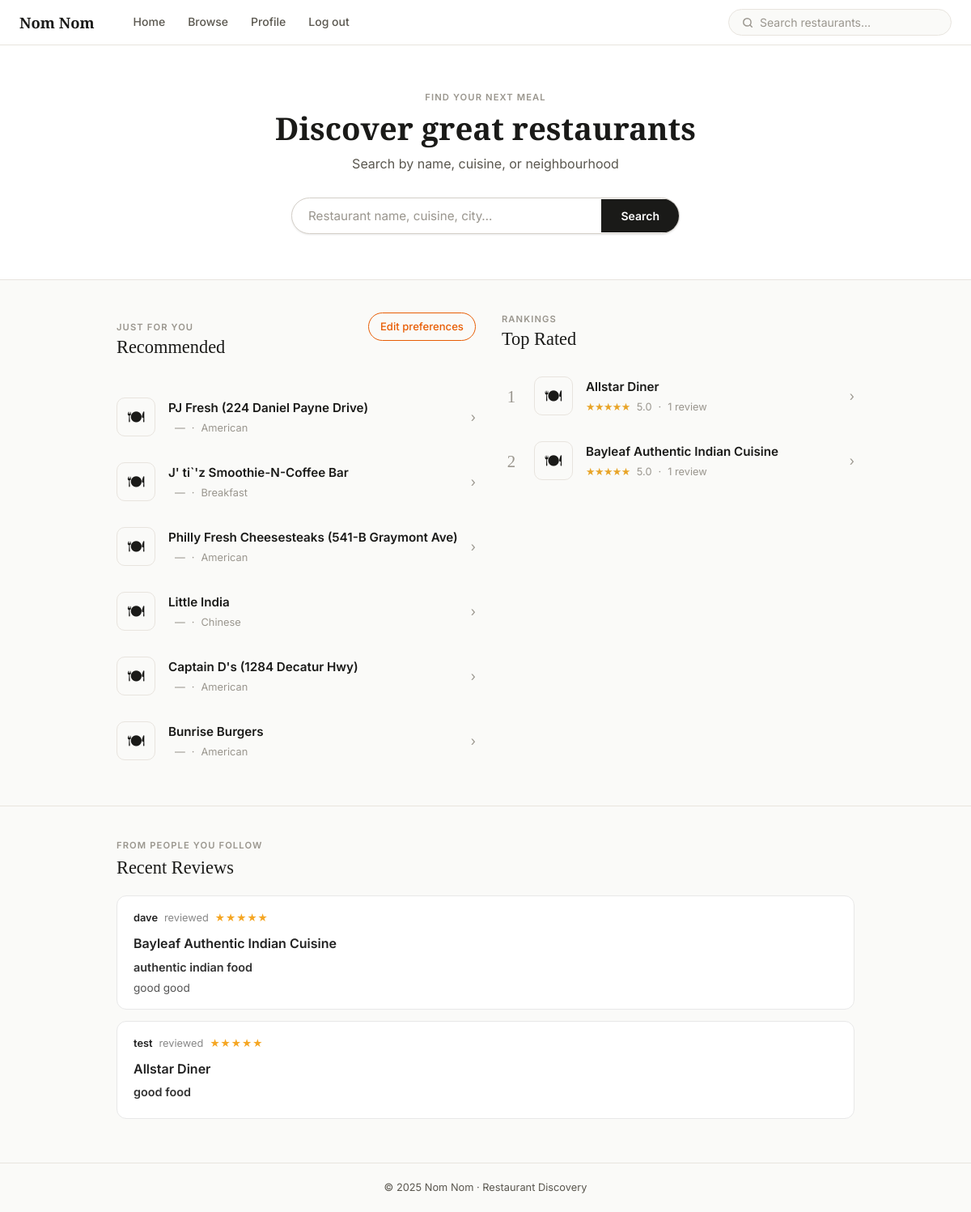
The page / (signed in) on the database its author committed.
### tables this page shows
CREATE TABLE restaurants (
    restaurant_id INTEGER PRIMARY KEY AUTOINCREMENT,
    name TEXT NOT NULL,
    category_id INTEGER,
    price_range TEXT,
    full_address TEXT,
    city TEXT,
    state TEXT,
    latitude REAL,
    longitude REAL,
    avg_rating REAL DEFAULT 0.00,
    total_reviews INTEGER DEFAULT 0,
    FOREIGN KEY (category_id) REFERENCES categories(category_id)
);

CREATE TABLE categories (
    category_id INTEGER PRIMARY KEY AUTOINCREMENT,
    name TEXT NOT NULL,
    description TEXT
);

CREATE TABLE restaurant_reviews (
    review_id INTEGER PRIMARY KEY AUTOINCREMENT,
    restaurant_id INTEGER NOT NULL,
    user_id INTEGER NOT NULL,
    rating INTEGER NOT NULL CHECK(rating BETWEEN 1 AND 5),
    title TEXT,
    content TEXT,
    upvotes INTEGER DEFAULT 0,
    UNIQUE (user_id, restaurant_id),
    FOREIGN KEY (restaurant_id) REFERENCES restaurants(restaurant_id),
    FOREIGN KEY (user_id) REFERENCES users(user_id) ON DELETE CASCADE
);

CREATE TABLE users (
    user_id INTEGER PRIMARY KEY AUTOINCREMENT,
    username TEXT NOT NULL UNIQUE,
    email TEXT NOT NULL UNIQUE,
    password_hash TEXT NOT NULL
);

### web/app.py (the view)
@app.route("/")
def home():
    top_restaurants  = db.get_top_rated_restaurants(limit=5, min_reviews=1)
    categories       = db.get_category_summary()
    personalised     = []
    user_prefs       = {}
    following_feed   = []
    if current_user():
        uid        = current_user()["user_id"]
        user_prefs = prefs.get_preferences(uid)
        if user_prefs.get("show_personalized") and user_prefs.get("cuisine_preferences"):
            personalised = db.get_restaurants_by_categories(
                user_prefs["cuisine_preferences"], limit=6
            )
        following_feed = db.get_following_feed(uid, limit=20)
    return render_template(
        "home.html",
        top_restaurants=top_restaurants,
        categories=categories,
        personalised=personalised,
        user_prefs=user_prefs,
        following_feed=following_feed,
    )

### preferences.py (called while the page is built)
def _load() -> dict:
    if not os.path.exists(_PREF_PATH):
        return {"_schema": {}, "users": {}}
    with open(_PREF_PATH, "r", encoding="utf-8") as f:
        return json.load(f)

def get_preferences(user_id: int) -> dict:
    data = _load()
    key  = str(user_id)
    return data["users"].get(key, {
        "cuisine_preferences": [],
        "price_range":         None,
        "show_personalized":   True,
    })

### sqlQueries.py (called while the page is built)
def get_connection() -> sqlite3.Connection:
    conn = sqlite3.connect(DB_PATH)
    conn.row_factory = sqlite3.Row
    conn.execute("PRAGMA journal_mode = WAL")
    conn.execute("PRAGMA foreign_keys = ON")
    return conn

def get_top_rated_restaurants(limit: int = 5, min_reviews: int = 1) -> list[dict]:
    with get_connection() as conn:
        rows = conn.execute("""
            SELECT r.restaurant_id, r.name, r.avg_rating, r.total_reviews,
                   c.name AS category
            FROM restaurants r
            LEFT JOIN categories c ON c.category_id = r.category_id
            WHERE r.total_reviews >= ?
            ORDER BY r.avg_rating DESC, r.total_reviews DESC
            LIMIT ?
        """, (min_reviews, limit)).fetchall()
    return [dict(r) for r in rows]

def get_restaurants_by_categories(category_ids: list[int], limit: int = 10) -> list[dict]:
    if not category_ids:
        return []
    placeholders = ",".join("?" * len(category_ids))
    with get_connection() as conn:
        rows = conn.execute(f"""
            SELECT r.restaurant_id, r.name, r.avg_rating, r.total_reviews,
                   c.name AS category
            FROM restaurants r
            LEFT JOIN categories c ON c.category_id = r.category_id
            WHERE r.category_id IN ({placeholders})
            ORDER BY r.avg_rating DESC, r.total_reviews DESC
            LIMIT ?
        """, (*category_ids, limit)).fetchall()
    return [dict(r) for r in rows]

def get_category_summary() -> list[dict]:
    with get_connection() as conn:
        rows = conn.execute("""
            SELECT c.category_id, c.name AS category, COUNT(r.restaurant_id) AS restaurant_count
            FROM categories c
            LEFT JOIN restaurants r ON r.category_id = c.category_id
            GROUP BY c.category_id
            ORDER BY restaurant_count DESC
        """).fetchall()
    return [dict(r) for r in rows]

### web/app.py (called while the page is built)
def current_user():
    return session.get("user")

@app.context_processor
def inject_user():
    return {"user": current_user()}

### web/templates/home.html (shortened to what this page needs)
{% extends "base.html" %}
{% block content %}
<section class="hero">
  <p class="eyebrow">Find your next meal</p>
  <h1 class="hero__title">Discover great restaurants</h1>
  <p class="hero__sub">Search by name, cuisine, or neighbourhood</p>
  <form class="hero__search" action="{{ url_for('browse') }}" method="GET">
    <input type="text" name="q" placeholder="Restaurant name, cuisine, city…">
    <button type="submit">Search</button>
  </form>
</section>
<section class="section">
  <div class="container">
    <div class="home-columns">
      <div>
        {% if user and personalised %}
          <div class="col-header-row">
            <div class="col-header">
              <p class="eyebrow">Just for you</p>
              <h2>Recommended</h2>
            </div>
            <a href="{{ url_for('profile') }}#preferences" class="chip chip--outline">Edit preferences</a>
          </div>
          <ul class="restaurant-list">
            {% for r in personalised %}
              <li>
                <a href="{{ url_for('restaurant', rid=r.restaurant_id) }}" class="restaurant-card">
                  <div class="restaurant-card__icon">🍽</div>
                  <div class="restaurant-card__body">
                    <div class="restaurant-card__name">{{ r.name }}</div>
                    <div class="restaurant-card__meta">
                      <span>{{ "%.1f"|format(r.avg_rating) if r.avg_rating else '—' }}</span>
                      <span>·</span>
                      <span>{{ r.category }}</span>
                    </div>
                  </div>
                  <span class="restaurant-card__arrow">›</span>
                </a>
              </li>
            {% endfor %}
          </ul>
        {% endif %}
      </div>
      <div>
        <div class="col-header">
          <p class="eyebrow">Rankings</p>
          <h2>Top Rated</h2>
        </div>
        {% if top_restaurants %}
          <ul class="restaurant-list">
            {% for r in top_restaurants %}
              <li>
                <a href="{{ url_for('restaurant', rid=r.restaurant_id) }}" class="restaurant-card">
                  <span class="restaurant-card__rank">{{ loop.index }}</span>
                  <div class="restaurant-card__icon">🍽</div>
                  <div class="restaurant-card__body">
                    <div class="restaurant-card__name">{{ r.name }}</div>
                    <div class="restaurant-card__meta">
                      <span class="restaurant-card__stars">
                        {% for i in range(r.avg_rating | round | int) %}★{% endfor %}
                      </span>
                      <span>{{ "%.1f"|format(r.avg_rating) }}</span>
                      <span>·</span>
                      <span>{{ r.total_reviews }} review{% if r.total_reviews != 1 %}s{% endif %}</span>
                    </div>
                  </div>
                  <span class="restaurant-card__arrow">›</span>
                </a>
              </li>
            {% endfor %}
          </ul>
        {% else %}
          <div class="empty-state">No restaurants found.</div>
        {% endif %}
      </div>
    </div>
  </div>
</section>
<section class="section">
  <div class="container">
    <div class="section-header">
      <div>
        <p class="eyebrow">From people you follow</p>
        <h2>Recent Reviews</h2>
      </div>
    </div>
    {% if not user %}
      <div class="feed-empty">
        <p><a href="{{ url_for('auth') }}">Sign in</a> to see reviews from people you follow.</p>
      </div>
    {% elif following_feed %}
      {% for item in following_feed %}
        <div class="feed-card">
          <div class="feed-card__meta">
            <a href="{{ url_for('public_profile', username=item.username) }}" class="feed-card__reviewer">{{ item.username }}</a>
            <span>reviewed</span>
            <span class="feed-card__stars">
              {% for i in range(item.rating) %}★{% endfor %}{% for i in range(5 - item.rating) %}☆{% endfor %}
            </span>
          </div>
          <a href="{{ url_for('restaurant', rid=item.restaurant_id) }}" class="feed-card__restaurant">{{ item.restaurant_name }}</a>
          {% if item.title %}
            <div class="feed-card__review-title">{{ item.title }}</div>
          {% endif %}
          {% if item.content %}
            <p class="feed-card__review-content">{{ item.content }}</p>
          {% endif %}
        </div>
      {% endfor %}
    {% else %}
      <div class="feed-empty">
        <p>Nothing here yet. <a href="{{ url_for('browse') }}">Browse restaurants</a> and find people to follow.</p>
      </div>
    {% endif %}
  </div>
</section>
{% endblock %}

### web/templates/home.html (style rules this page uses)
.home-columns { display: grid; grid-template-columns: 1fr 1fr; gap: 32px; align-items: start; }
.feed-card { background: var(--card-bg, #fff); border: 1px solid var(--border, #e8e8e8); border-radius: 12px; padding: 16px 20px; margin-bottom: 14px; transition: box-shadow 0.15s; }
.feed-card__meta { display: flex; align-items: center; gap: 8px; font-size: .8rem; color: var(--text-muted, #888); margin-bottom: 8px; }
.feed-card__reviewer { font-weight: 600; color: var(--text, #222); text-decoration: none; }
.feed-card__restaurant { font-size: 1rem; font-weight: 600; color: var(--text, #222); text-decoration: none; display: block; margin-bottom: 4px; }
.feed-card__review-title { font-size: .9rem; font-weight: 600; margin-bottom: 4px; color: var(--text, #333); }
.feed-card__review-content { font-size: .85rem; color: var(--text-muted, #555); line-height: 1.5; margin: 0; display: -webkit-box; -webkit-line-clamp: 3; -webkit-box-orient: vertical; overflow: hidden; }
.feed-card__stars { color: #f5a623; font-size: .85rem; letter-spacing: 1px; }
.col-header { margin-bottom: 16px; }
.col-header .eyebrow { margin-bottom: 2px; }
.col-header h2 { margin: 0; }
.col-header-row { display: flex; align-items: baseline; justify-content: space-between; margin-bottom: 16px; }

### rows shown on the page
restaurants: name "PJ Fresh (224 Daniel Payne Drive)", avg_rating "—", category "American"
restaurants: name "J' ti`'z Smoothie-N-Coffee Bar", avg_rating "—", category "Breakfast"
restaurants: name "Philly Fresh Cheesesteaks (541-B Graymont Ave)", avg_rating "—", category "American"
restaurants: name "Little India", avg_rating "—", category "Chinese"
restaurants: name "Captain D's (1284 Decatur Hwy)", avg_rating "—", category "American"
restaurants: name "Bunrise Burgers", avg_rating "—", category "American"
restaurants: name "Allstar Diner", avg_rating "5.0", total_reviews "1"
restaurants: name "Bayleaf Authentic Indian Cuisine", avg_rating "5.0", total_reviews "1"
restaurant_reviews: username "dave", restaurant_name "Bayleaf Authentic Indian Cuisine", title "authentic indian food", content "good good"
restaurant_reviews: username "test", restaurant_name "Allstar Diner", title "good food"

### other values the page prints
{{ 2025 }} "2025"
